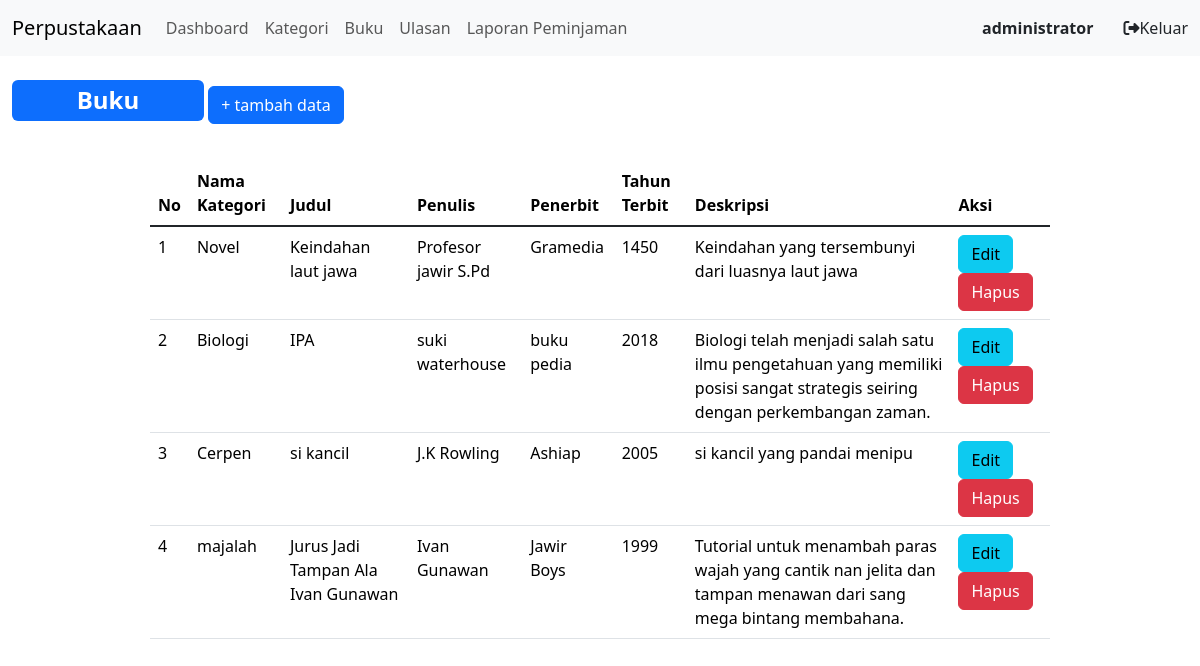
/index.php?page=buku (signed in), run on the app's committed database.
### tables this page shows
CREATE TABLE `buku` (
  `id_buku` int(11) NOT NULL,
  `id_kategori` int(11) DEFAULT NULL,
  `judul` varchar(255) DEFAULT NULL,
  `penulis` varchar(255) DEFAULT NULL,
  `penerbit` varchar(255) DEFAULT NULL,
  `tahun_terbit` varchar(255) DEFAULT NULL,
  `deskripsi` text DEFAULT NULL
);

CREATE TABLE `kategori` (
  `id_kategori` int(11) NOT NULL,
  `kategori` varchar(255) DEFAULT NULL
);

### buku.php (the view)
<div class="badge bg-primary text-wrap mt-4 fs-4" style="width: 12rem;">
    Buku
</div>
<a href="?page=buku_tambah" class="btn btn-primary"> + tambah data</a>
<table class="table w-75 position-absolute top-50 start-50 translate-middle">
    <thead>
        <tr>
            <th scope="col">No</th>
            <th scope="col">Nama Kategori</th>
            <th scope="col">Judul</th>
            <th scope="col">Penulis</th>
            <th scope="col">Penerbit</th>
            <th scope="col">Tahun Terbit</th>
            <th scope="col">Deskripsi</th>
            <th scope="col">Aksi</th>
        </tr>
    </thead>
    <tbody class="table-group-divider">
        <?php
        $i = 1;
        $q = mysqli_query($koneksi, "SELECT * FROM buku LEFT JOIN kategori ON buku.id_kategori = kategori.id_kategori");
        while ($data = mysqli_fetch_array($q)) {
        ?>
            <tr>
                <td><?php echo $i++; ?></td>
                <td><?php echo $data['kategori']; ?></td>
                <td><?php echo $data['judul']; ?></td>
                <td><?php echo $data['penulis']; ?></td>
                <td><?php echo $data['penerbit']; ?></td>
                <td><?php echo $data['tahun_terbit']; ?></td>
                <td><?php echo $data['deskripsi']; ?></td>
                <td>
                    <a href="?page=buku_edit&&id=<?php echo $data['id_buku']; ?>" class="btn btn-info">Edit</a>
                    <a onclick="return confirm('Yakin Mau dihapus?');" href="?page=buku_hapus&&id=<?php echo $data['id_buku']; ?>" class="btn btn-danger">Hapus</a>
                </td>
            </tr>
        <?php
        }
        ?>
    </tbody>
</table>

### index.php (shortened to what this page needs)
<!DOCTYPE html>
<html lang="en">
<head>
    <link rel="stylesheet" href="https://cdnjs.cloudflare.com/ajax/libs/font-awesome/6.5.1/css/all.min.css">
    <link rel="stylesheet" href="dist\css\bootstrap.min.css">
</head>
<body>
    <nav class="navbar navbar-expand-lg bg-body-tertiary">
        <div class="container-fluid">
            <a class="navbar-brand" href="#">Perpustakaan</a>
            <div class="collapse navbar-collapse" id="navbarSupportedContent">
                <ul class="navbar-nav me-auto mb-2 mb-lg-0">
                    <li class="nav-item">
                        <a class="nav-link" aria-current="page" href="?">Dashboard</a>
                    </li>
                    <?php
                    if ($_SESSION['user']['level'] != 'peminjam') {
                    ?>
                        <li class="nav-item">
                            <a class="nav-link" href="?page=kategori">
                                Kategori
                            </a>
                        </li>
                        <li class="nav-item">
                            <a class="nav-link" href="?page=buku">Buku</a>
                        </li>
                    <?php
                    } else {
                    ?>
                        <li class="nav-item">
                            <a class="nav-link" href="?page=peminjaman">Peminjaman</a>
                        </li>
                    <?php } ?>
                    <li class="nav-item">
                        <a class="nav-link" href="?page=ulasan">Ulasan</a>
                    </li>
                    <?php
                    if ($_SESSION['user']['level'] != 'peminjam') {
                    ?>
                        <li class="nav-item">
                            <a class="nav-link" href="?page=laporan">Laporan Peminjaman</a>
                        </li>
                    <?php } ?>
                </ul>
                <label style="margin-right: 30px;"><b><?php
                                                        echo $_SESSION['user']['nama'];
                                                        ?></b></label>
                <a class="nav-link" href="logout.php"><i class="fa-solid fa-right-from-bracket"></i>Keluar</a>
            </div>
        </div>
    </nav>
    <div class="container-fluid">
        <?php
        $page = isset($_GET['page']) ? $_GET['page'] : 'home';
        if (file_exists($page . '.php')) {
            include $page . '.php';
        } else {
            include '404.php';
        }
        ?>
    </div>
</body>
</html>

### data on the page
buku: id_kategori.kategori "Novel", judul "Keindahan laut jawa", penulis "Profesor jawir S.Pd", penerbit "Gramedia", tahun_terbit "1450", deskripsi "Keindahan yang tersembunyi dari luasnya laut jawa"
buku: id_kategori.kategori "Biologi", judul "IPA", penulis "suki waterhouse", penerbit "buku pedia", tahun_terbit "2018", deskripsi "Biologi telah menjadi salah satu ilmu pengetahuan yang memiliki posisi sangat strategis seiring dengan perkembangan zaman."
buku: id_kategori.kategori "Cerpen", judul "si kancil", penulis "J.K Rowling", penerbit "Ashiap", tahun_terbit "2005", deskripsi "si kancil yang pandai menipu"
buku: id_kategori.kategori "majalah", judul "Jurus Jadi Tampan Ala Ivan Gunawan", penulis "Ivan Gunawan", penerbit "Jawir Boys", tahun_terbit "1999", deskripsi "Tutorial untuk menambah paras wajah yang cantik nan jelita dan tampan menawan dari sang mega bintang membahana."

### other printed values
$_SESSION['user']['nama'] "administrator"
